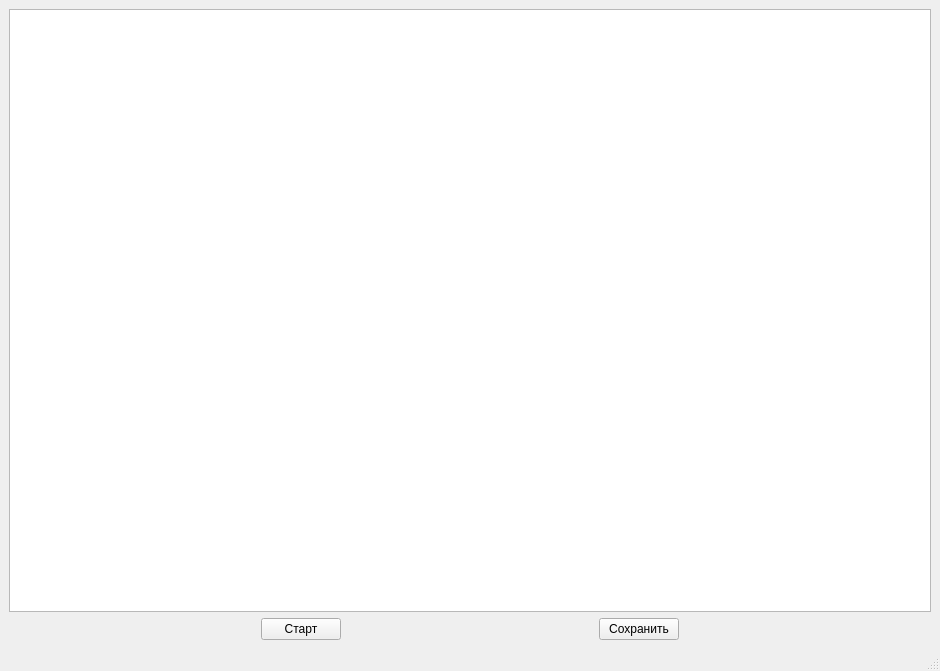
<?xml version="1.0" encoding="UTF-8"?>
<ui version="4.0">
 <class>MainWindow</class>
 <widget class="QMainWindow" name="MainWindow">
  <property name="geometry">
   <rect>
    <x>0</x>
    <y>0</y>
    <width>940</width>
    <height>671</height>
   </rect>
  </property>
  <property name="sizePolicy">
   <sizepolicy hsizetype="Maximum" vsizetype="Expanding">
    <horstretch>0</horstretch>
    <verstretch>0</verstretch>
   </sizepolicy>
  </property>
  <property name="windowTitle">
   <string>MainWindow</string>
  </property>
  <widget class="QWidget" name="centralwidget">
   <layout class="QVBoxLayout" name="verticalLayout">
    <item>
     <widget class="QGraphicsView" name="graphicsView"/>
    </item>
    <item>
     <layout class="QHBoxLayout" name="horizontalLayout">
      <item>
       <widget class="QPushButton" name="run_button">
        <property name="sizePolicy">
         <sizepolicy hsizetype="Fixed" vsizetype="Fixed">
          <horstretch>0</horstretch>
          <verstretch>0</verstretch>
         </sizepolicy>
        </property>
        <property name="text">
         <string>Старт</string>
        </property>
       </widget>
      </item>
      <item>
       <widget class="QPushButton" name="save_button">
        <property name="sizePolicy">
         <sizepolicy hsizetype="Fixed" vsizetype="Fixed">
          <horstretch>0</horstretch>
          <verstretch>0</verstretch>
         </sizepolicy>
        </property>
        <property name="text">
         <string>Сохранить</string>
        </property>
       </widget>
      </item>
     </layout>
    </item>
   </layout>
  </widget>
  <widget class="QMenuBar" name="menubar">
   <property name="geometry">
    <rect>
     <x>0</x>
     <y>0</y>
     <width>940</width>
     <height>24</height>
    </rect>
   </property>
  </widget>
  <widget class="QStatusBar" name="statusbar"/>
 </widget>
 <resources/>
 <connections/>
</ui>
